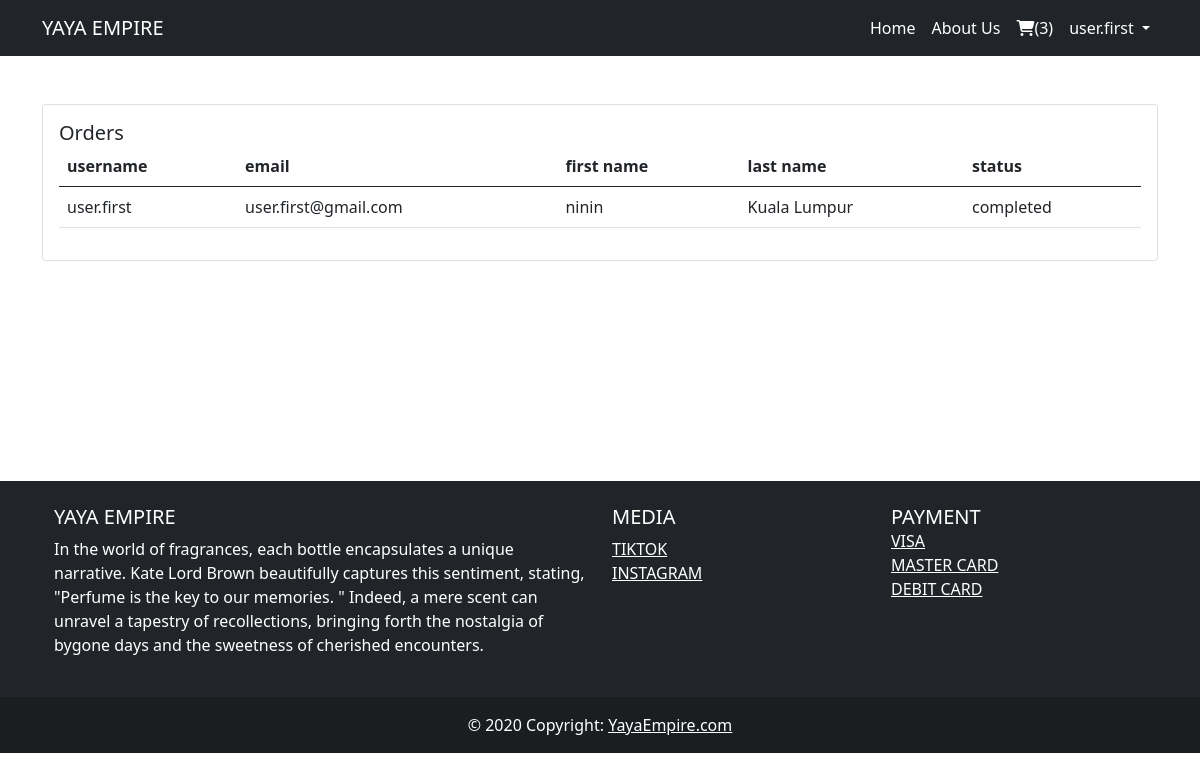
Screenshot of /orders.php (signed in) with the database file from the repository.
### tables this page shows
CREATE TABLE `orders` (
  `id` int(3) NOT NULL,
  `email` varchar(200) NOT NULL,
  `username` varchar(200) NOT NULL,
  `fname` varchar(200) NOT NULL,
  `lname` varchar(200) NOT NULL,
  `price` varchar(20) NOT NULL,
  `user_id` int(3) NOT NULL,
  `create_at` timestamp NOT NULL DEFAULT current_timestamp()
);

### orders.php (the view, shortened to what this page needs)
<?php require "includes/header.php"; ?>
<?php require "config/config.php"; ?>
<?php
    $select = $conn->query("SELECT * FROM orders WHERE user_id='$_SESSION[user_id]'");
    $select->execute();
    $orders = $select->fetchAll(PDO::FETCH_OBJ);
?>
      <div class="row mt-5" style="margin-bottom: 220px">
        <div class="col">
          <?php if(count($orders) > 0) : ?>
          <div class="card">
            <div class="card-body">
              <h5 class="card-title mb-4 d-inline">Orders</h5>
              <table class="table">
                <thead>
                  <tr>
                    <th scope="col">username</th>
                    <th scope="col">email</th>
                    <th scope="col">first name</th>
                    <th scope="col">last name</th>
                    <th scope="col">status</th>
                  </tr>
                </thead>
                <tbody>
                <?php foreach($orders as $order) : ?>
                  <tr>
                    <td><?php echo $order->username; ?></td>
                    <td><?php echo $order->email; ?></td>
                    <td><?php echo $order->fname; ?></td>
                    <td><?php echo $order->lname; ?></td>
                    <td><?php echo 'completed'; ?></td>
                  </tr>
                <?php endforeach; ?>
                </tbody>
              </table>
            </div>
          </div>
          <?php else : ?>
            <div class="alert alert-success text-white bg-success">there are no orders for now</div>
          <?php endif; ?>
        </div>
      </div>
 <?php require "/includes/footer.php"; ?>

### rows the page displays
orders: username "user.first", email "user.first@gmail.com", fname "ninin", lname "Kuala Lumpur"

### other values shown
$getNumber->num_products "3"
$_SESSION['username'] "user.first"
